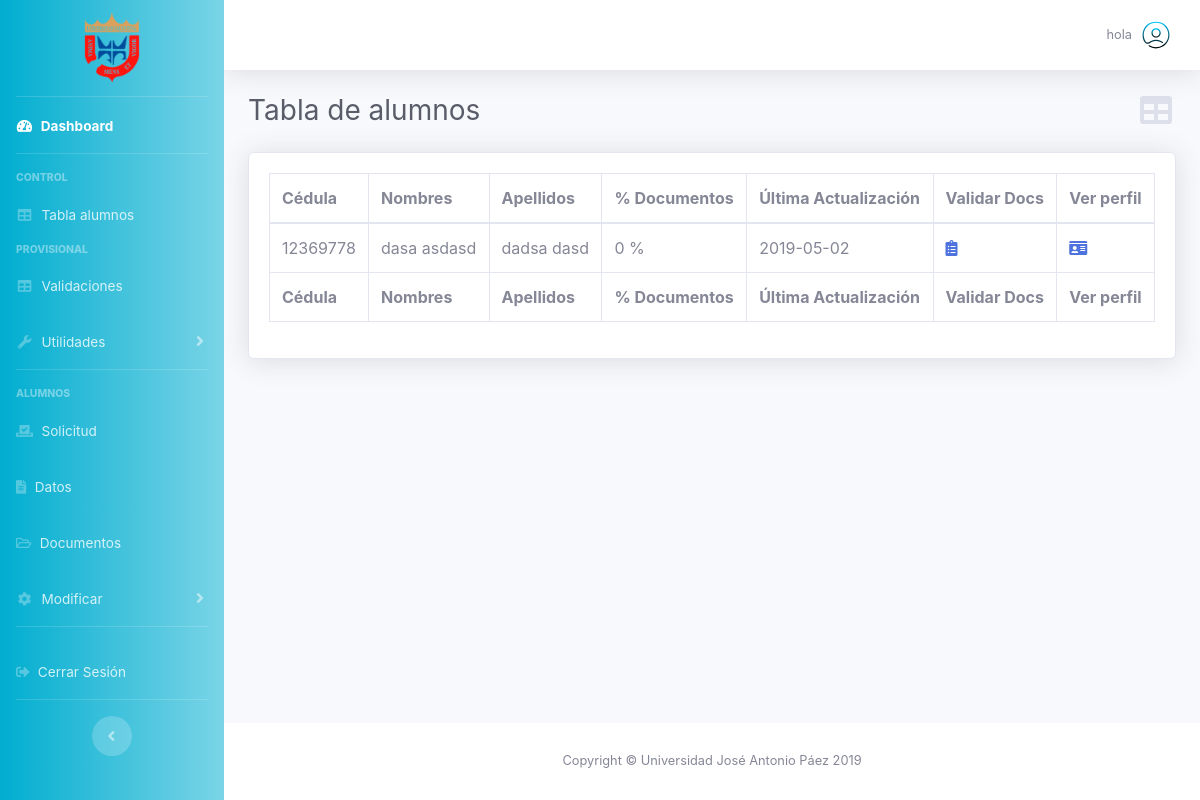
/page-admin-table.php (signed in), run on the app's committed database.
### tables this page shows
CREATE TABLE `alumnos` (
  `id_alumno` int(11) NOT NULL,
  `cedula` int(11) NOT NULL,
  `p_nombre` tinytext NOT NULL,
  `s_nombre` tinytext NOT NULL,
  `p_apellido` text NOT NULL,
  `s_apellido` text NOT NULL,
  `fecha_nacimiento` date NOT NULL,
  `estado_civil` text NOT NULL,
  `metodo_ingreso` int(11) NOT NULL,
  `carrera` text NOT NULL,
  `turno` int(11) NOT NULL,
  `pais_nac` varchar(10) NOT NULL,
  `estado_nac` varchar(10) NOT NULL,
  `ciudad_nac` varchar(11) NOT NULL,
  `municipio_nac` varchar(11) NOT NULL,
  `username` text NOT NULL,
  `contrasena` text NOT NULL,
  `correo` text NOT NULL,
  `documento` int(11) NOT NULL,
  `parientename` varchar(10) NOT NULL,
  `parentesco` varchar(10) NOT NULL,
  `discapacidad` varchar(10) NOT NULL,
  `nombreInst` varchar(20) NOT NULL,
  `anoEgreso` int(10) NOT NULL,
  `codigoInst` varchar(10) NOT NULL,
  `estadoInst` varchar(10) NOT NULL,
  `tipoInst` int(1) NOT NULL,
  `ultActualizacion` date NOT NULL
);

CREATE TABLE `documentos` (
  `id_documento` int(11) NOT NULL,
  `estatus` int(11) NOT NULL,
  `cedula` text NOT NULL,
  `fondo` text NOT NULL,
  `foto` text NOT NULL,
  `partida` varchar(30) NOT NULL,
  `check_partida` int(11) NOT NULL,
  `check_nota` int(11) NOT NULL,
  `check_cedula` int(11) NOT NULL,
  `check_foto` int(11) NOT NULL,
  `check_rusinies` int(11) NOT NULL,
  `check_fondo` int(11) NOT NULL,
  `check_metodo` int(11) NOT NULL
);

### page-admin-table.php (the view, shortened to what this page needs)
<!DOCTYPE html>
<html lang="es">
<head>
  <link href="vendor/fontawesome-free/css/all.min.css" rel="stylesheet" type="text/css">
  <link href="css/font.css" rel="stylesheet">
  <link href="css/sb-admin-2.css" rel="stylesheet">
  <link href="css/dash.css" rel="stylesheet">
  <link href="css/style.css" rel="stylesheet">
  <link href="css/table.css" rel="stylesheet">
</head>
<body id="page-top">
  <div id="wrapper">
    <?php require_once('front/general/sidebar.php'); ?>
    <div id="content-wrapper" class="d-flex flex-column">
      <div id="content">
        <?php require 'front/general/navbar.php'; ?>
        <div id="page-admin-table" class="container-fluid">
          <div class="d-sm-flex align-items-center justify-content-between mb-4 mx-auto">
            <h1 class="h3 mb-0 text-gray-800">Tabla de alumnos</h1>
            <a class="d-none d-sm-inline-block"><i class="fas fa-fw fa-table fa-2x text-gray-300"></i></a>
          </div>
          <div class="card shadow mb-4">
            <div class="card-body">
              <div class="table-responsive">
                <table class="table table-bordered" id="dataTable" width="100%" cellspacing="0">
                  <thead>
                    <tr>
                      <th>Cédula</th>
                      <th>Nombres</th>
                      <th>Apellidos</th>
                      <th>% Documentos</th>
                      <th>Última Actualización</th>
                      <th>Validar Docs</th>
                      <th>Ver perfil</th>
                    </tr>
                  </thead>
                  <tfoot>
                    <tr>
                      <th>Cédula</th>
                      <th>Nombres</th>
                      <th>Apellidos</th>
                      <th>% Documentos</th>
                      <th>Última Actualización</th>
                      <th>Validar Docs</th>
                      <th>Ver perfil</th>
                    </tr>
                  </tfoot>
                  <tbody>
                    <?php
                    include 'back/conexion.php';
                    $sql = "SELECT *, alumnos.cedula as ci, documentos.cedula as cedula FROM alumnos
                            INNER JOIN documentos ON alumnos.documento=documentos.id_documento;";
                    $result = mysqli_query($conexion, $sql);
                    if ($result->num_rows > 0) {
                      while ($row = mysqli_fetch_assoc($result)) {
                        $porcentaje = ($row['check_foto'] + $row['check_cedula'] + $row['check_fondo'] + $row['check_nota'] + $row['check_partida'] + $row['check_rusinies'] + $row['check_metodo']) * 100 / 7;
                        $porcentaje = round($porcentaje, 0, PHP_ROUND_HALF_UP);
                    ?>
                    <tr>
                      <td><?=$row['ci']?></td>
                      <td><?=$row['p_nombre'].' '.$row['s_nombre']?></td>
                      <td><?=$row['p_apellido'].' '.$row['s_apellido']?></td>
                      <td><?=$porcentaje.' %' ?></td>
                      <td><?=$row['ultActualizacion']?></td>
                      <td><a href="<?='page-admin-check.php?id='.$row['id_documento']?>"><i class="fas fa-clipboard-list"></i></a> </td>
                      <td><a href="<?='page-student-perfil.php?id='.$row['id_alumno']?>"><i class="fas fa-id-card"></i></a> </td>
                    </tr>
                    <?php
                      };
                    };
                    ?>
                  </tbody>
                </table>
              </div>
            </div>
          </div>
        </div>
      </div>
      <?php require 'front/general/footer.php'; ?>
    </div>
  </div>
</body>
</html>

### front/general/sidebar.php (shortened to what this page needs)
<?php
$admin = 1;
$num_foto = 0;
$num_cedula = 0;
$num_fondo = 0;
$num_notas = 0;
$num_partida = 0;
$num_rusnies = 0;
$num_metodo = 0;
$all = $num_foto > 0 && $num_cedula > 0 && $num_fondo > 0 && $num_notas > 0 && $num_partida > 0 && $num_rusnies > 0 && $num_metodo;
?>
<ul class="navbar-nav bg-gradient-primary sidebar sidebar-dark accordion" id="accordionSidebar">
  <a class="sidebar-brand d-flex align-items-center justify-content-center py-5">
    <div class="sidebar-brand-icon">
      <img src="img/varias/logo_ujap_peq.png" width="40%" height="20%" class="d-inline-block align-items-center" alt="">
    </div>
  </a>
  <?php if ($admin == 1) {  ?>
  <hr class="sidebar-divider my-0">
  <li class="nav-item active">
    <a class="nav-link" href="page-dashboard.php">
      <i class="fas fa-fw fa-tachometer-alt"></i>
      <span>Dashboard</span></a>
  </li>
  <hr class="sidebar-divider">
  <div class="sidebar-heading">
    Control
  </div>
  <li class="nav-item">
    <a id="table" class="nav-link" href="page-admin-table.php">
      <i class="fas fa-fw fa-table"></i>
      <span>Tabla alumnos</span></a>
  </li>
  <div class="sidebar-heading">
    Provisional
  </div>
  <li class="nav-item">
    <a id="table" class="nav-link" href="page-admin-check.php">
      <i class="fas fa-fw fa-table"></i>
      <span>Validaciones</span></a>
  </li>
  <li class="nav-item">
    <a class="nav-link collapsed" data-toggle="collapse" data-target="#collapseUtilities" aria-expanded="true"
      aria-controls="collapseUtilities">
      <i class="fas fa-fw fa-wrench"></i>
      <span>Utilidades</span>
    </a>
  </li>
  <?php } ?>
  <hr class="sidebar-divider">
  <div class="sidebar-heading">
    Alumnos
  </div>
  <li class="nav-item">
    <a id="solicitud" class="nav-link" href="page-student-solicitud.php">
      <i class="fas fa-vote-yea"></i>
      <span>Solicitud</span></a>
  </li>
  <li class="nav-item">
    <a id="datos" class="nav-link" href="page-student-datos.php">
      <i class="fas fa-file-alt"></i>
      <span>Datos</span></a>
  </li>
  <?php if (!$all) {  ?>
  <li class="nav-item">
    <a id="docs" class="nav-link" href="page-student-docs.php">
      <i class="far fa-folder-open"></i>
      <span>Documentos</span></a>
  </li>
  <?php } ?>
  <li class="nav-item">
    <a class="nav-link collapsed" data-toggle="collapse" data-target="#collapseOne" aria-expanded="true"
      aria-controls="collapseOne">
      <i class="fas fa-fw fa-cog"></i>
      <span>Modificar</span>
    </a>
  </li>
  <hr class="sidebar-divider">
  <li class="nav-item">
    <a class="nav-link" data-toggle="modal" data-target="#logoutModal">
      <i class="fas fa-sign-out-alt"></i>
      <span>Cerrar Sesión</span></a>
  </li>
  <hr class="sidebar-divider d-none d-md-block">
  <div class="text-center d-none d-md-inline">
    <button class="rounded-circle border-0" id="sidebarToggle"></button>
  </div>
</ul>

### front/general/navbar.php (shortened to what this page needs)
<nav class="navbar navbar-expand navbar-light bg-white topbar mb-4 static-top shadow">
          <ul class="navbar-nav ml-auto">
            <li class="nav-item dropdown no-arrow">
              <a class="nav-link dropdown-toggle" href="#" id="userDropdown" role="button" data-toggle="dropdown"
                aria-haspopup="true" aria-expanded="false">
                <span class="mr-2 d-none d-lg-inline text-gray-600 small"><?php echo $_SESSION['username']?></span>
                <img class="img-profile rounded-circle" src="img/varias/user-icon.svg">
              </a>
            </li>
          </ul>
        </nav>

### front/general/footer.php
<footer class="sticky-footer bg-white">
        <div class="container my-auto">
          <div class="copyright text-center my-auto">
            <span>Copyright &copy; Universidad José Antonio Páez 2019</span>
          </div>
        </div>
      </footer>

### css/dash.css (style rules this page uses)
.bg-gradient-primary { background: linear-gradient(90deg, rgba(0, 173, 208, 1), rgba(0, 173, 208, 0.52)) !important; }

### data on the page
alumnos: cedula "12369778", p_nombre "dasa", s_nombre "asdasd", p_apellido "dadsa", s_apellido "dasd", documentos.check_foto "0", ultActualizacion "2019-05-02"

### other printed values
$_SESSION['username'] "hola"
